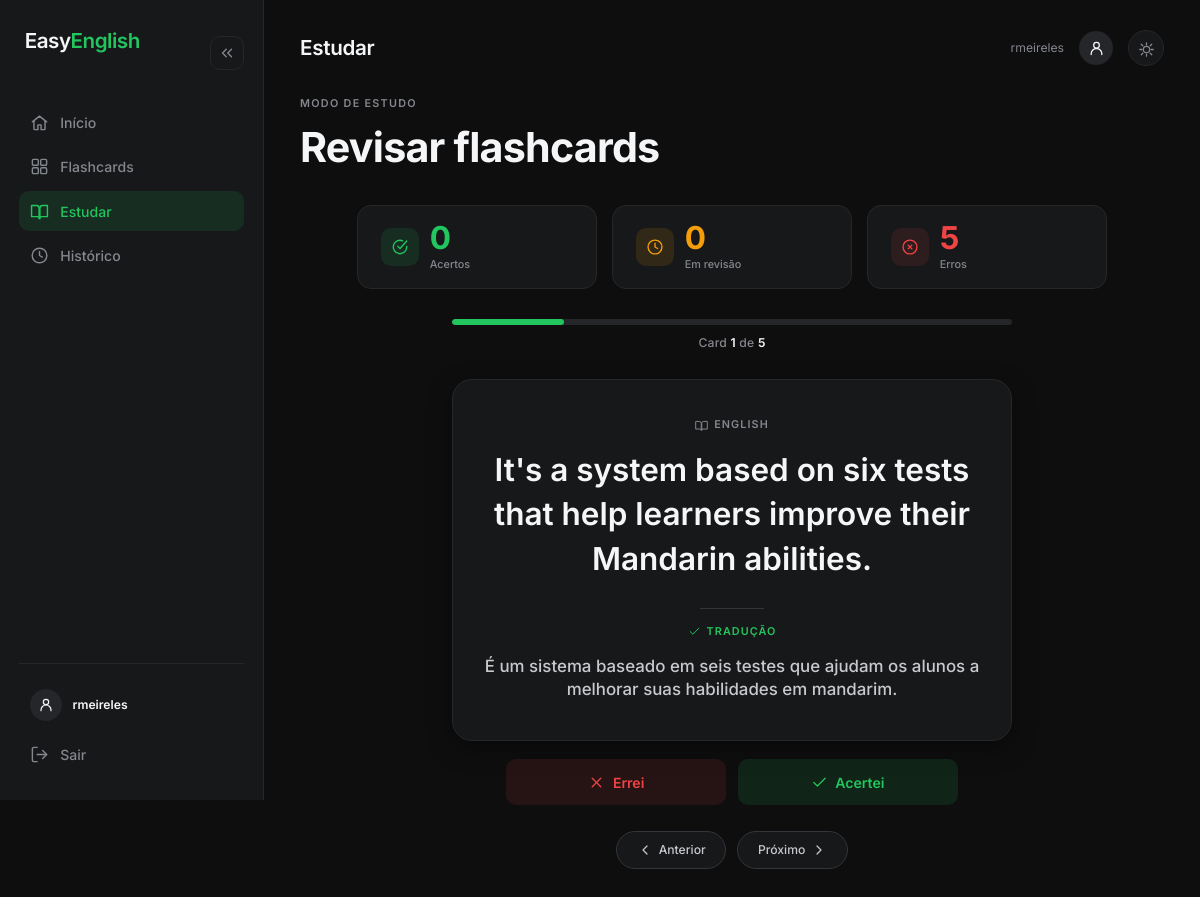
Page /estudar/ (signed in) on the earlier database version.
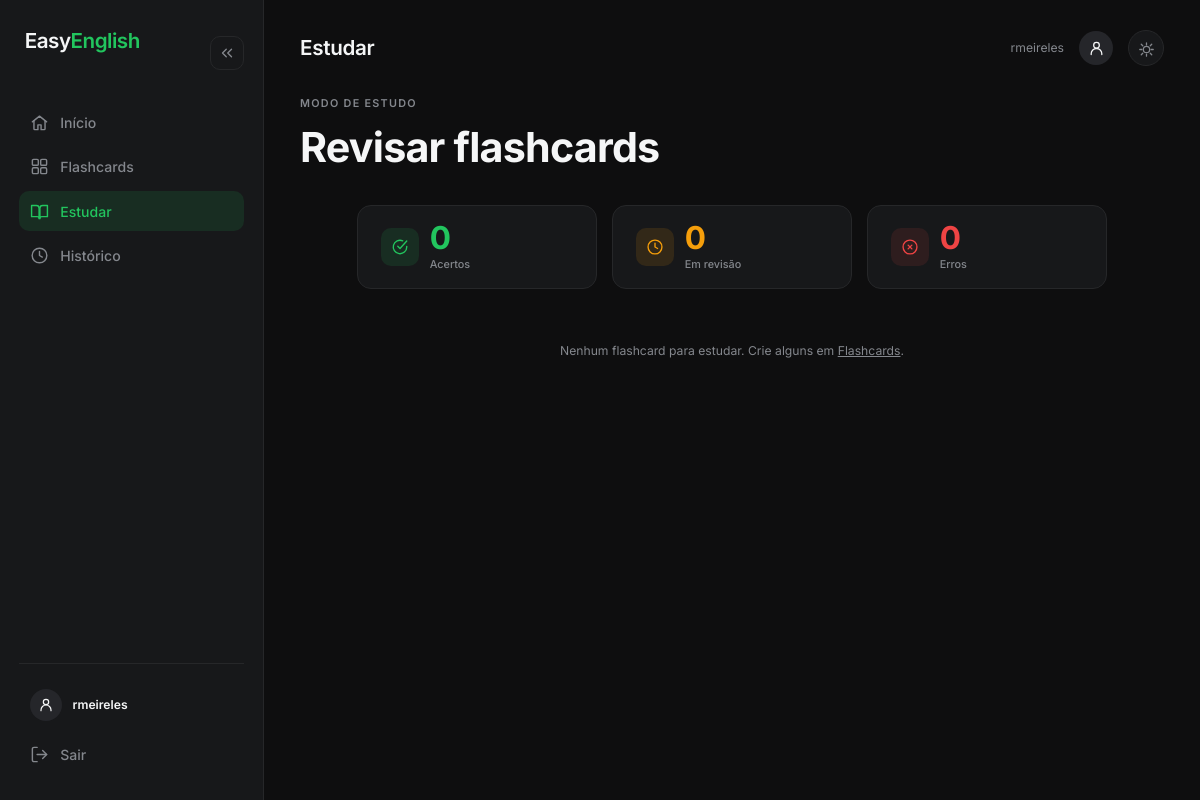
Same page on the later database version.
### extensao/models.py (models this page shows, shortened)
class Flashcard(models.Model):
    DECK_CHOICES = [
        ('geral',   'Geral'),
        ('frases',  'Frases do dia a dia'),
        ('phrasal', 'Phrasal Verbs'),
        ('vocab',   'Vocabulário'),
        ('video',   'Do vídeo'),
    ]
    STATUS_CHOICES = (
        ('new',      'Novo'),
        ('learning', 'Aprendendo'),
        ('reviewed', 'Revisado'),
    )
    user = models.ForeignKey(User, on_delete=models.CASCADE, related_name='flashcards',
                             null=True, blank=True)
    video = models.ForeignKey(Video, on_delete=models.SET_NULL, related_name='flashcards',
                              null=True, blank=True)
    source_video_id = models.CharField(max_length=50, blank=True)  # id do vídeo de origem (YouTube)
    phrase = models.TextField()                       # EN
    translation = models.TextField(blank=True)        # PT
    deck = models.CharField(max_length=30, choices=DECK_CHOICES, default='geral')
    status = models.CharField(max_length=20, choices=STATUS_CHOICES, default='new')
    progress = models.PositiveIntegerField(default=0)
    created_at = models.DateTimeField(auto_now_add=True)
    class Meta:
        ordering = ['-created_at']

### easyenglish/views.py (the view)
# urls.py: path("estudar/", study_view, name="study"),
@login_required
def study_view(request):
    cards = Flashcard.objects.filter(user=request.user)
    counts = {
        "acertos": cards.filter(status="reviewed").count(),
        "revisoes": cards.filter(status="learning").count(),
        "erros": cards.filter(status="new").count(),
    }
    return render(request, "flashcards/estudar.html", {"cards": cards, "counts": counts})

### easyenglish/templatetags/cache_bust.py (called while the page is built)
@register.simple_tag
def static_v(path):
    url = static(path)
    try:
        absolute_path = finders.find(path)
        if absolute_path:
            version = int(os.path.getmtime(absolute_path))
            return f"{url}?v={version}"
    except Exception:
        pass
    return url

### easyenglish/templatetags/icons.py (called while the page is built)
@register.simple_tag
def icon(name, size=20, css_class=""):
    inner = ICONS.get(name, "")
    klass = f"icon {css_class}".strip()
    return mark_safe(
        f'<svg class="{klass}" width="{size}" height="{size}" viewBox="0 0 24 24" '
        f'fill="none" stroke="currentColor" stroke-width="1.8" stroke-linecap="round" '
        f'stroke-linejoin="round" aria-hidden="true">{inner}</svg>'
    )

### easyenglish/templates/flashcards/estudar.html (shortened to what this page needs)
{% extends 'base_app.html' %}
{% load static %}
{% load icons %}
{% load cache_bust %}
{% block page_title %}Estudar{% endblock %}
{% block extra_head %}<link rel="stylesheet" href="{% static_v 'css/study.css' %}">{% endblock %}
{% block app_content %}
<div class="study-page">
    <div class="page-header">
        <div class="heading-group">
            <span class="eyebrow">Modo de estudo</span>
            <h1>Revisar flashcards</h1>
        </div>
    </div>
    <div class="barra-status">
        <div class="status-card acertos">
            <span class="status-icon">{% icon 'check-circle' size=18 %}</span>
            <div><h2>{{ counts.acertos }}</h2><p>Acertos</p></div>
        </div>
        <div class="status-card revisao">
            <span class="status-icon">{% icon 'clock' size=18 %}</span>
            <div><h2>{{ counts.revisoes }}</h2><p>Em revisão</p></div>
        </div>
        <div class="status-card erros">
            <span class="status-icon">{% icon 'x-circle' size=18 %}</span>
            <div><h2>{{ counts.erros }}</h2><p>Erros</p></div>
        </div>
    </div>
    {% if cards %}
    <div class="study-progress">
        <div class="study-progress-track"><div class="study-progress-fill" id="progress-fill"></div></div>
        <div class="study-progress-label">Card <span id="card-atual">1</span> de <span id="total-cards">{{ cards|length }}</span></div>
    </div>
    <div class="review-container">
        {% for fc in cards %}
        <div class="card-slot">
            <div class="flashcard">
                <span class="face-label">{% icon 'book-open' size=13 %}<span>English</span></span>
                <p class="phrase">{{ fc.phrase }}</p>
                <div class="card-divider"></div>
                <span class="face-label translation-label">{% icon 'check' size=13 %}<span>Tradução</span></span>
                <p class="translation">{{ fc.translation|default:"—" }}</p>
            </div>
            <div class="status-resposta">
                <form method="post" action="{% url 'update_flashcard_status' fc.id %}">
                    <button class="errou-btn" type="submit">{% icon 'x' size=17 %}<span>Errei</span></button>
                </form>
                <form method="post" action="{% url 'update_flashcard_status' fc.id %}">
                    <button class="acertou-btn" type="submit">{% icon 'check' size=17 %}<span>Acertei</span></button>
                </form>
            </div>
        </div>
        {% endfor %}
    </div>
    <div class="controles">
        <button id="btn-anterior" type="button">{% icon 'chevron-left' size=16 %}<span>Anterior</span></button>
        <button id="btn-proximo" type="button"><span>Próximo</span>{% icon 'chevron-right' size=16 %}</button>
    </div>
    {% else %}
    <div class="empty-hint">Nenhum flashcard para estudar. Crie alguns em <a href="{% url 'flashcards_list' %}">Flashcards</a>.</div>
    {% endif %}
</div>
{% endblock %}

### easyenglish/templates/base_app.html (shortened to what this page needs)
{% extends 'base.html' %}
{% load static %}
{% load icons %}
{% load cache_bust %}
{% block content %}
<div class="dashboard-layout">
    <aside class="sidebar" id="sidebar">
        <div class="sidebar-header">
            <div class="logo-brand sidebar-logo">
                <span class="logo-text">Easy<span class="accent">English</span></span>
            </div>
            <button type="button" class="btn-icon collapse-btn" id="sidebarCollapseBtn" title="Recolher menu">
                <span class="icon-collapse">{% icon 'chevrons-left' size=18 %}</span>
            </button>
        </div>
        <nav>
            <ul>
                <li><a href="{% url 'dashboard' %}" class="{% if request.resolver_match.url_name == 'dashboard' %}active{% endif %}" title="Início">{% icon 'home' size=19 %}<span class="nav-label">Início</span></a></li>
                <li><a href="{% url 'flashcards_list' %}" class="" title="Flashcards">{% icon 'layers' size=19 %}<span class="nav-label">Flashcards</span></a></li>
                <li><a href="{% url 'study' %}" class="{% if request.resolver_match.url_name == 'study' %}active{% endif %}" title="Estudar">{% icon 'book-open' size=19 %}<span class="nav-label">Estudar</span></a></li>
                <li><a href="{% url 'historico' %}" class="{% if request.resolver_match.url_name == 'historico' %}active{% endif %}" title="Histórico">{% icon 'clock' size=19 %}<span class="nav-label">Histórico</span></a></li>
            </ul>
        </nav>
        <div class="sidebar-footer">
            <div class="nav-user">
                <span class="avatar">{% icon 'user' size=16 %}</span>
                <span class="username">{{ request.user.username }}</span>
            </div>
            <a href="{% url 'logout' %}" class="logout-link" title="Sair">{% icon 'log-out' size=19 %}<span class="logout-label">Sair</span></a>
        </div>
    </aside>
    <main class="dashboard-content">
        <header class="top-nav">
            <div class="nav-links"><strong>{% block page_title %}{% endblock %}</strong></div>
            <div class="right">
                <span class="nav-user">{{ request.user.username }}</span>
                <span class="profile-icon">{% icon 'user' size=17 %}</span>
                <button type="button" class="theme-toggle-btn theme-toggle-inline" id="themeToggle" title="Alternar tema">
                    <span class="icon-sun">{% icon 'sun' size=17 %}</span>
                </button>
            </div>
        </header>
        <div class="page-inner">
            {% block app_content %}{% endblock %}
        </div>
    </main>
</div>
{% endblock %}

### easyenglish/templates/base.html (shortened to what this page needs)
{% load static %}
{% load icons %}
{% load cache_bust %}
<!DOCTYPE html>
<html lang="pt-BR">
<head>
    <link rel="stylesheet" href="{% static_v 'css/design.css' %}">
    {% block extra_head %}{% endblock %}
</head>
<body>
    {% block content %}{% endblock %}
</body>
</html>

### easyenglish/templates/components/modal.html (shortened to what this page needs)
{% load icons %}

### easyenglish/static/css/study.css (style rules this page uses)
.study-page { display: flex; flex-direction: column; align-items: center; }
.study-page .page-header { width: 100%; justify-content: flex-start; margin-bottom: 1.75rem; }
.study-page .barra-status { display: flex; gap: 1rem; margin-bottom: 2rem; flex-wrap: wrap; justify-content: center; width: 100%; }
.study-page .status-card { display: flex; align-items: center; gap: 0.75rem; padding: 1rem 1.5rem; background: var(--bg-surface); border-radius: var(--radius-lg); border: 1px solid var(--border-light); min-width: 150px; flex: 1; max-width: 240px; }
.study-page .status-icon { width: 38px; height: 38px; border-radius: var(--radius-md); display: flex; align-items: center; justify-content: center; flex-shrink: 0; }
.study-page .status-card h2 { font-size: var(--font-size-2xl); font-weight: var(--font-weight-bold); line-height: 1.1; }
.study-page .status-card p { font-size: var(--font-size-xs); color: var(--text-muted); font-weight: var(--font-weight-medium); margin-top: 0.1rem; }
.study-page .acertos .status-icon { background: var(--green-dim); color: var(--green); }
.study-page .acertos h2 { color: var(--green); }
.study-page .revisao .status-icon { background: var(--amber-dim); color: var(--amber); }
.study-page .revisao h2 { color: var(--amber); }
.study-page .erros .status-icon { background: var(--red-dim); color: var(--red); }
.study-page .erros h2 { color: var(--red); }
.study-page .empty-hint { text-align: center; }

Differences in the rows shown:
removed Flashcard: phrase "It's a system based on six tests that help learners improve their Mandarin abilities.", translation "É um sistema baseado em seis testes que ajudam os alunos a melhorar suas habilidades em mandarim."
Other differences:
{{ counts.erros }}: "5" → "0"
{{ cards|length }}: "5" → (not shown)
text no longer shown: "Card 1 de Anterior Próximo"
text now shown: "Nenhum flashcard para estudar. Crie alguns em Flashcards ."
